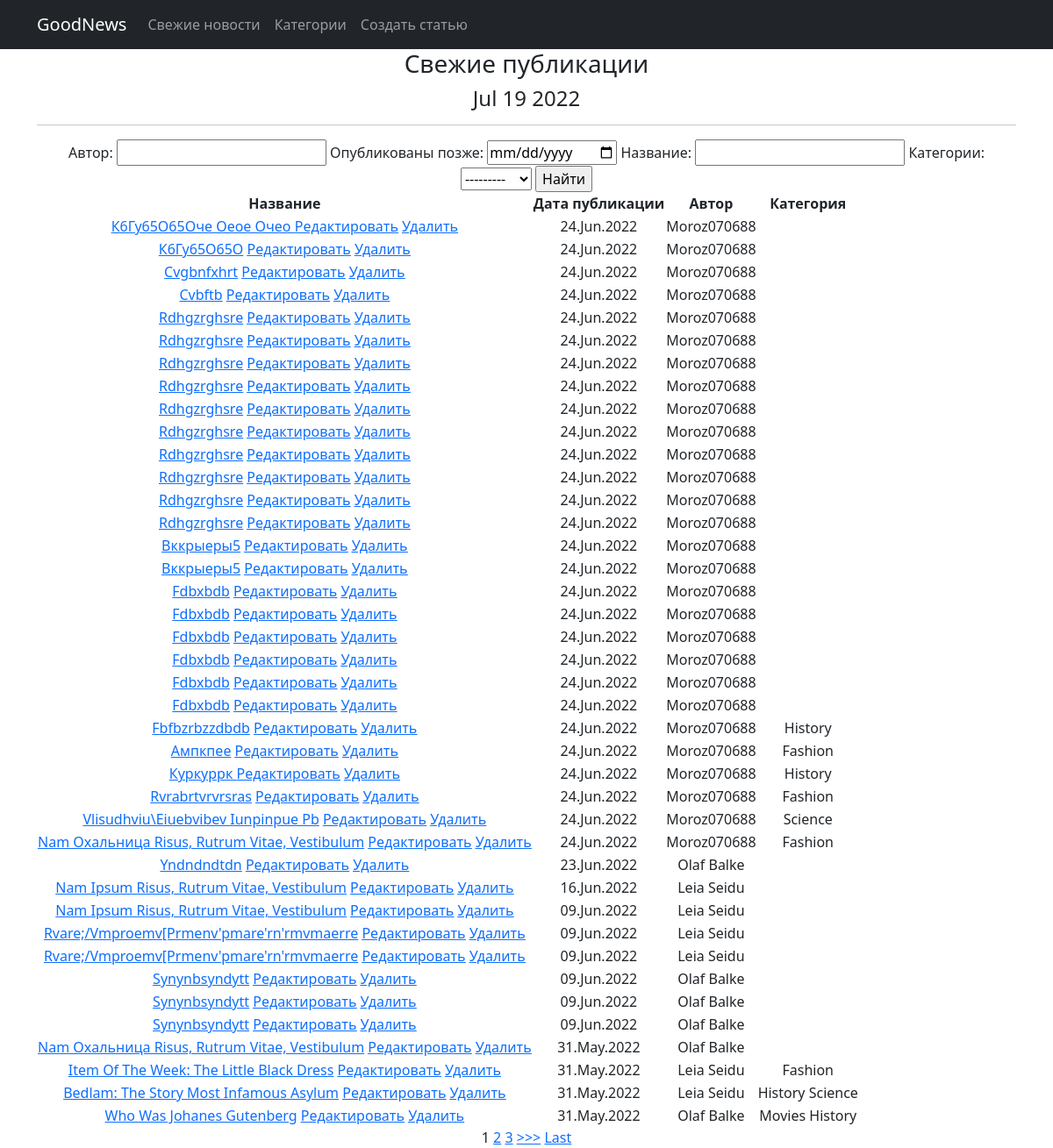
/news/search, run on the app's committed database.
### news/models.py (models this page shows, shortened)
class Post(models.Model):
    author = models.ForeignKey(Author, on_delete=models.CASCADE)
    post_type = models.CharField(max_length=3, choices=[('ART', 'Article'), ('NEW', 'News')], default='A')
    creation_date = models.DateTimeField(auto_now_add=True)
    categories = models.ManyToManyField(Category, through='PostCategory')
    post_title = models.CharField(max_length=255)
    post_text = models.TextField()
    post_rating = models.IntegerField(default=0)

class Author(models.Model):
    user = models.OneToOneField(User, on_delete=models.CASCADE)
    user_rating = models.IntegerField(default=0)
    def __str__(self):
        return f'{self.user}'

class Category(models.Model):
    category_name = models.CharField(max_length=256, unique=True)
    subscribers = models.ManyToManyField(User, through='UserCategory')

### news/views.py (the view)
# urls.py: path('search', Search.as_view(), name='search_list'),
class Search(ListView):
    model = Post
    template_name = 'search.html'
    context_object_name = 'search_list'
    ordering = '-creation_date'
    paginate_by = 10
    def get_context_data(self, **kwargs):
        context = super().get_context_data(**kwargs)
        context['time_now'] = datetime.utcnow()
        context['filter'] = PostFilter(self.request.GET, queryset=self.get_queryset())
        return context
    def get_queryset(self):
        queryset = super().get_queryset()
        return PostFilter(self.request.GET, queryset=queryset).qs

### templates/news/post_list.html (shortened to what this page needs)
{% extends 'flatpages/default.html' %}
{% load custom_filters %}
{% block content %}
    <h3>Свежие публикации </h3>
    <h4> {{ time_now|date:'M d Y' }}</h4>
    <hr>
<form method="GET">
    {{ filter.form }}
    <input type="submit" value="Найти">
</form>
<table>
    <thead>
        <th>Название</th>
        <th>Дата публикации</th>
        <th>Автор</th>
        <th>Категория</th>
    </thead>
    {% for post in filter.qs %}
    <tr>
        <td>
            <a href="{% url 'post_detail' post.id %}">{{ post.post_title |  title }}</a>
            <a href="{% url 'post_update' post.id %}"><u>Редактировать</u></a>
            <a href="{% url 'post_delete' post.id %}"><u>Удалить</u></a>
        </td>
        <td>{{ post.creation_date | date:'d.M.Y' }}</td>
        <td>{{ post.author | title }}</td>
        <td>{% for category in post.categories.all %}
            {{ category.category_name }}
            {% endfor %}
        </td>
    </tr>
    {% endfor %}
</table>
{% if is_paginated %}
    {% for num in page_obj.paginator.page_range %}
        {% if page_obj.number == num %}
            <a>{{ num }}</a>
        {% elif num > page_obj.number|add:'-3' and num < page_obj.number|add:'3' %}
            <a href="?page={{ num }}">{{ num }}</a>
        {% endif %}
    {% endfor %}
    {% if page_obj.has_next %}
        <a href="?page={{ page_obj.next_page_number }}">>>></a>
        <a href="?page={{ page_obj.paginator.num_pages }}">Last</a>
    {% endif %}
{% endif %}
{% endblock content %}

### data on the page
Post: post_title "К6Гу65О65Оче Оеое Очео", creation_date "24.Jun.2022", author "Moroz070688"
Post: post_title "К6Гу65О65О", creation_date "24.Jun.2022", author "Moroz070688"
Post: post_title "Cvgbnfxhrt", creation_date "24.Jun.2022", author "Moroz070688"
Post: post_title "Cvbftb", creation_date "24.Jun.2022", author "Moroz070688"
Post: post_title "Rdhgzrghsre", creation_date "24.Jun.2022", author "Moroz070688"
Post: post_title "Rdhgzrghsre", creation_date "24.Jun.2022", author "Moroz070688"
Post: post_title "Rdhgzrghsre", creation_date "24.Jun.2022", author "Moroz070688"
Post: post_title "Rdhgzrghsre", creation_date "24.Jun.2022", author "Moroz070688"
Post: post_title "Rdhgzrghsre", creation_date "24.Jun.2022", author "Moroz070688"
Post: post_title "Rdhgzrghsre", creation_date "24.Jun.2022", author "Moroz070688"
Post: post_title "Rdhgzrghsre", creation_date "24.Jun.2022", author "Moroz070688"
Post: post_title "Rdhgzrghsre", creation_date "24.Jun.2022", author "Moroz070688"
Post: post_title "Rdhgzrghsre", creation_date "24.Jun.2022", author "Moroz070688"
Post: post_title "Rdhgzrghsre", creation_date "24.Jun.2022", author "Moroz070688"
Post: post_title "Вккрыеры5", creation_date "24.Jun.2022", author "Moroz070688"
Post: post_title "Вккрыеры5", creation_date "24.Jun.2022", author "Moroz070688"
Post: post_title "Fdbxbdb", creation_date "24.Jun.2022", author "Moroz070688"
Post: post_title "Fdbxbdb", creation_date "24.Jun.2022", author "Moroz070688"
Post: post_title "Fdbxbdb", creation_date "24.Jun.2022", author "Moroz070688"
Post: post_title "Fdbxbdb", creation_date "24.Jun.2022", author "Moroz070688"
Post: post_title "Fdbxbdb", creation_date "24.Jun.2022", author "Moroz070688"
Post: post_title "Fdbxbdb", creation_date "24.Jun.2022", author "Moroz070688"
Post: post_title "Fbfbzrbzzdbdb", creation_date "24.Jun.2022", author "Moroz070688"
Category: category_name "History"
Post: post_title "Ампкпее", creation_date "24.Jun.2022", author "Moroz070688"
Category: category_name "Fashion"
Post: post_title "Куркуррк", creation_date "24.Jun.2022", author "Moroz070688"
Post: post_title "Rvrabrtvrvrsras", creation_date "24.Jun.2022", author "Moroz070688"
Post: post_title "Vlisudhviu\\Eiuebvibev Iunpinpue Pb", creation_date "24.Jun.2022", author "Moroz070688"
Category: category_name "Science"
Post: post_title "Nam Охальница Risus, Rutrum Vitae, Vestibulum", creation_date "24.Jun.2022", author "Moroz070688"
Post: post_title "Yndndndtdn", creation_date "23.Jun.2022", author "Olaf Balke"
Post: post_title "Nam Ipsum Risus, Rutrum Vitae, Vestibulum", creation_date "16.Jun.2022", author "Leia Seidu"
Post: post_title "Nam Ipsum Risus, Rutrum Vitae, Vestibulum", creation_date "09.Jun.2022", author "Leia Seidu"
Post: post_title "Rvare;/Vmproemv[Prmenv'pmare'rn'rmvmaerre", creation_date "09.Jun.2022", author "Leia Seidu"
Post: post_title "Rvare;/Vmproemv[Prmenv'pmare'rn'rmvmaerre", creation_date "09.Jun.2022", author "Leia Seidu"
Post: post_title "Synynbsyndytt", creation_date "09.Jun.2022", author "Olaf Balke"
Post: post_title "Synynbsyndytt", creation_date "09.Jun.2022", author "Olaf Balke"
Post: post_title "Synynbsyndytt", creation_date "09.Jun.2022", author "Olaf Balke"
Post: post_title "Nam Охальница Risus, Rutrum Vitae, Vestibulum", creation_date "31.May.2022", author "Olaf Balke"
Post: post_title "Item Of The Week: The Little Black Dress", creation_date "31.May.2022", author "Leia Seidu"
Post: post_title "Bedlam: The Story Most Infamous Asylum", creation_date "31.May.2022", author "Leia Seidu"
Post: post_title "Who Was Johanes Gutenberg", creation_date "31.May.2022", author "Olaf Balke"
Category: category_name "Movies"

### other printed values
{{ time_now|date:'M d Y' }} "Jul 19 2022"
{{ num }} "1"
{{ num }} "2" "3"
